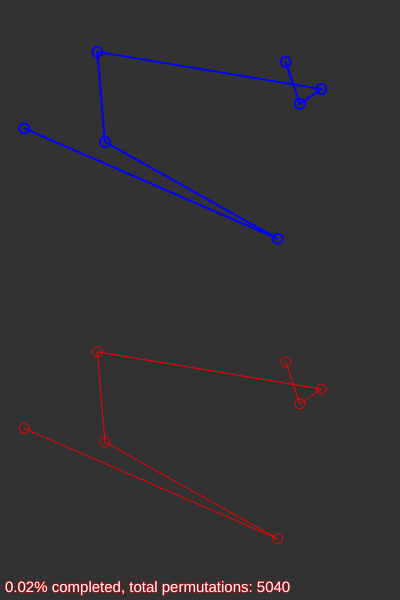
Frame 1 (no input)
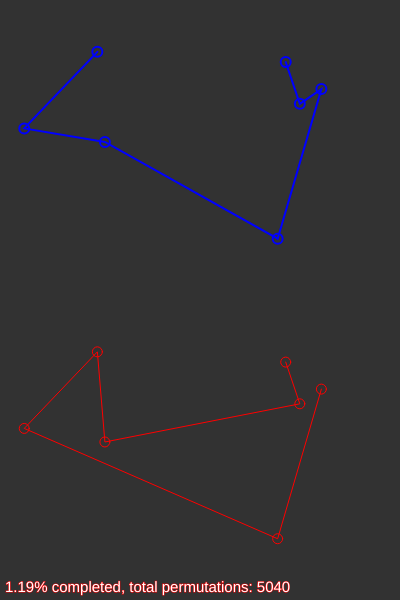
Frame 60 (no input)
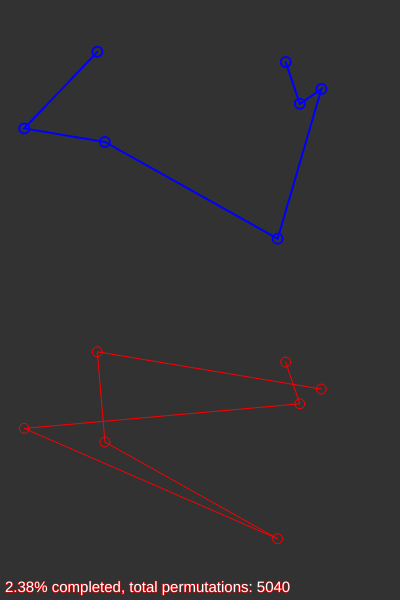
Frame 120 (the mouse pressed at the canvas centre since frame 60)

The p5.js sketch that drew these frames (run headless with seeded random() and noise() and a simulated clock; from frame 60 on, the mouse is pressed at the canvas centre):

// p5.js sketch
// ── sketch.js
let cities = [];
let totalCities = 7;
let order = [];
let totalPermutations;
let count = 1;
let recordDist;
let bestOrder;

function setup() {
  createCanvas(400, 600);
  for (let i = 0; i < totalCities; i++) {
    let rVector = createVector(random(width), random(height / 2));
    cities[i] = rVector;
    order[i] = i;
  }
  let d = calcDist(cities, order);
  recordDist = d;
  bestOrder = order.slice();
  totalPermutations = factorial(totalCities);
  // console.log(totalPermutations);
}

function draw() {
  // frameRate(5);
  background(50);
  // cities and current best order (path)
  stroke(0, 0, 255);
  strokeWeight(2);
  noFill();
  beginShape();
  for (let i = 0; i < order.length; i++) {
    let n = bestOrder[i];
    vertex(cities[n].x, cities[n].y);
    ellipse(cities[i].x, cities[i].y, 10, 10);
  }
  endShape();

  // mirrored cities and testing permutations
  translate(0, height / 2);
  stroke(255, 0, 0);
  strokeWeight(1);
  noFill();
  beginShape();
  for (let i = 0; i < order.length; i++) {
    let n = order[i];
    vertex(cities[n].x, cities[n].y);
    ellipse(cities[i].x, cities[i].y, 10, 10);
  }
  endShape();

  let d = calcDist(cities, order);
  if (d < recordDist) {
    recordDist = d;
    bestOrder = order.slice();
  }

  let permutation = '';
  for (let i = 0; i < order.length; i++) {
    permutation += order[i];
  }
  fill(255);
  textSize(15);
  // text('permutation:' + permutation, 5, height / 2 - 8);
  let percent = 100 * (count / totalPermutations);
  text(nf(percent, 0, 2) + '% completed, total permutations: ' + totalPermutations, 5, height / 2 - 8);
  nextOrder();
}

function swap(a, i, j) {
  let temp = a[i];
  a[i] = a[j];
  a[j] = temp;
}

function calcDist(points, order) {
  let sum = 0;
  for (let i = 0; i < order.length - 1; i++) {
    let cityAIndex = order[i];
    let cityA = points[cityAIndex];
    let cityBIndex = order[i + 1];
    let cityB = points[cityBIndex];
    let d = dist(cityA.x, cityA.y, cityB.x, cityB.y);
    sum += d;
  }
  return sum;
}

// lexicographic order algorithm
function nextOrder() {
  count++;
  // STEP 1 of the algorithm
  let largestI = -1;
  for (let i = 0; i < order.length; i++) {
    if (order[i] < order[i + 1]) {
      largestI = i;
    }
  }
  if (largestI == -1) {
    noLoop();
    console.log('finished');
  }
  // console.log('largestI', largestI);
  // STEP 2
  largestJ = -1;
  for (let j = 0; j < order.length; j++) {
    if (order[largestI] < order[j]) {
      largestJ = j;
    }
  }
  // console.log('largestJ', largestJ);
  // STEP 3
  swap(order, largestI, largestJ);
  // STEP 4
  let endArray = order.splice(largestI + 1);
  endArray.reverse();
  order = order.concat(endArray);
}

function factorial(n) {
  if (n == 1) {
    return 1;
  } else {
    return n * factorial(n - 1);
  }
}
